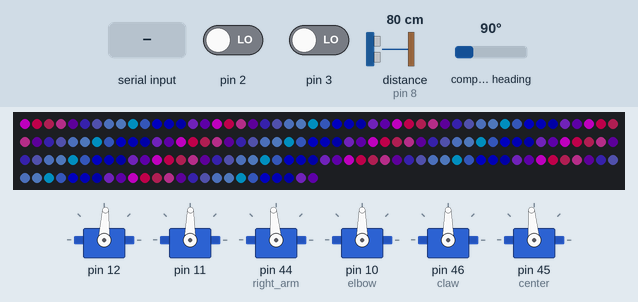
Recording of a sketch running on a simulated Arduino Mega 2560, built with avr-gcc and run on an emulated ATmega2560. On the bench: 175 RGB LEDs in strip order, left to right, continuing on the next row, 6 × servo. The inputs (shaded band) are chosen by the test bench; at power-on: compass heading 90°, pin 2 LOW, pin 3 LOW, distance to the obstacle (sensor on pin 8) 80 cm. Dim RGB values are drawn brighter than linear.

Above: at 0.8 s.
0.9 s: "q" received over the second serial link
At 1.6 s:
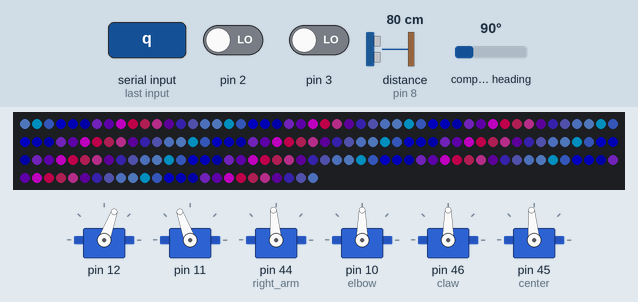
2.4 s: compass heading set to 266°
3.9 s: compass heading set to 274°
At 4.1 s:
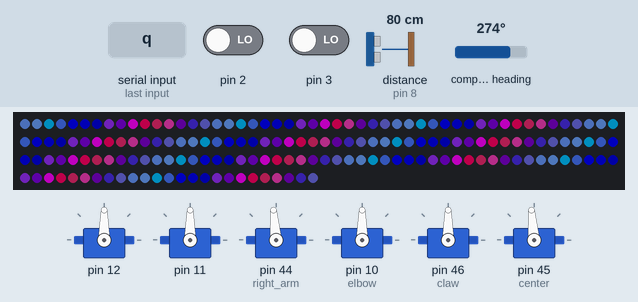
5.4 s: "e" received over the second serial link
At 6.6 s:
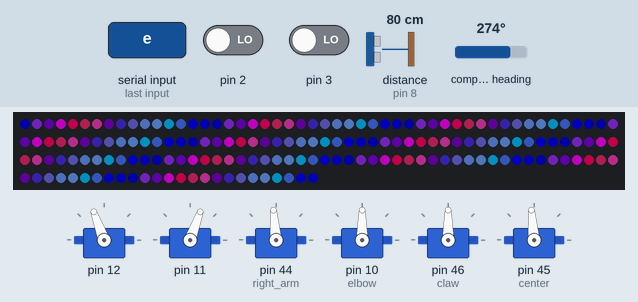
6.9 s: compass heading set to 98°
8.4 s: compass heading set to 91°
At 8.6 s:
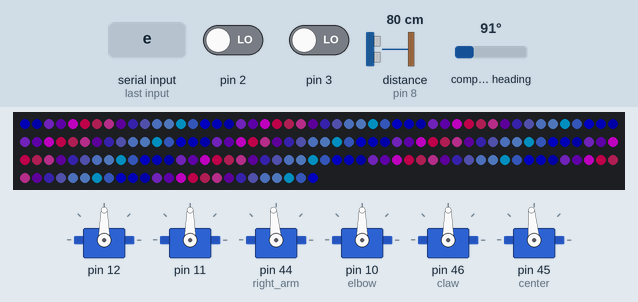
Timing chart, 0 to 10.9 s (numbered marks = the images above; inputs shaded):
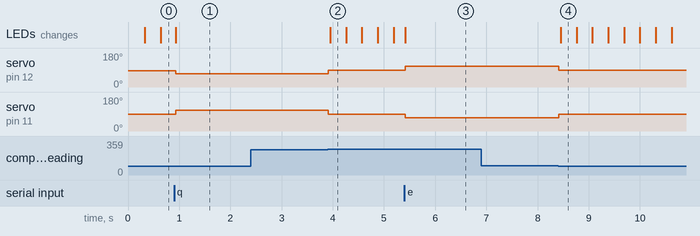

The sketch:

alice-demo.ino
```cpp
#include <Servo.h>
#include <Wire.h>
#include <Adafruit_Sensor.h>
#include <Adafruit_HMC5883_U.h>
#include <Adafruit_NeoPixel.h>

#include <Messages.h>
#include <Wheels.h>
#include <Ping.h>
#include <AsyncServo.h>
#include <CompassSensor.h>
#include <Dress.h>

void setup()
{
    const int
        forward = 110,
        backward = 70,
        forward_l = 110,
        forward_r = 111,
        backward_l = 70,
        backward_r = 69,
        stop = 90,
        stop_l = 87,
        stop_r = 89,
        right_arm_up = 108,
        right_arm_down = 78,
        elbow_up = 150,
        elbow_down = 70,
        claw_open = 70,
        claw_close = 0,
        center_up = 70,
        center_down = 105;

    pinMode(12, OUTPUT);
    pinMode(11, OUTPUT);
    pinMode(44, OUTPUT);
    pinMode(10, OUTPUT);
    pinMode(46, OUTPUT);
    pinMode(45, OUTPUT);

    Servo right_arm;
    Servo elbow;
    Servo claw;
    Servo center;
    Ping height(8);
    // Ping distance(7);
    Dress dress(28);
    Compass compass(12345);

    Wheels::init(3, 5, 12, 2, 4, 11);
    right_arm.attach(44);
    elbow.attach(10);
    claw.attach(46);
    center.attach(45);
    Serial3.begin(9600);

    Wheels::write(stop_l, stop_r);
    right_arm.write(95);
    elbow.write(90);
    center.write(95);

    bool rainbow = false;
    while (1) {
        long h = height.cm();
        if (Serial3.available()) {
            switch (Serial3.read()) {
                case 'w':
                    Wheels::write(forward_l, forward_r);
                    break;
                case 's':
                    Wheels::write(backward_l, backward_r);
                    break;
                case 'a':
                    Wheels::write(backward, forward);
                    break;
                case 'd':
                    Wheels::write(forward, backward);
                    break;
                case ' ':
                    Wheels::write(stop_l, stop_r);
                    break;
                case 'q':
                    Wheels::write(backward, forward);
                    compass.record();
                    while (!compass.near(-90));
                    Wheels::write(stop);
                    break;
                case 'e':
                    Wheels::write(forward, backward);
                    compass.record();
                    while (!compass.near(90));
                    Wheels::write(stop);
                    break;
                case 'r':
                    right_arm.write(right_arm_up);
                    break;
                case 'f':
                    right_arm.write(93);
                    break;
                case 'v':
                    right_arm.write(right_arm_down);
                    break;
                case 't':
                    elbow.write(elbow_up);
                    delay(700);
                    elbow.write(100);
                    break;
                case 'g':
                    elbow.write(90);
                    break;
                case 'b':
                    elbow.write(70);
                    delay(700);
                    elbow.write(90);
                    break;
                case 'y':
                    center.write(h < 55 ? center_up : 95);
                    break;
                case 'h':
                    center.write(95);
                    break;
                case 'n':
                    center.write(h > 30 ? center_down : 95);
                    break;
                case 'o':
                    claw.write(claw_open);
                    break;
                case 'p':
                    claw.write(claw_close);
                    break;
                case 'i':
                    rainbow = false;
                    break;
                case 'k':
                    rainbow = true;
                    break;
            }
        }
        Serial3.print(h);
        Serial3.print(" ");
        Serial3.print(Wheels::left_motor.read());
        Serial3.print(" ");
        Serial3.print(Wheels::left_encoder_raw);
        Serial3.print(" ");
        Serial3.print(Wheels::right_motor.read());
        Serial3.print(" ");
        Serial3.print(Wheels::right_encoder_raw);
        Serial3.print(" ");
        Serial3.print(right_arm.read());
        Serial3.print(" ");
        Serial3.print(elbow.read());
        Serial3.print(" ");
        Serial3.print(claw.read());
        Serial3.print(" ");
        Serial3.print(center.read());
        Serial3.println();
        // Serial3.print("Ping distance (cm): ");
        // Serial3.println(distance.cm());
        if (rainbow) {
            dress.rainbow();
        } else {
            dress.blue();
        }
        delay(15);
    }
}

void loop() {}
```

Measured:
- the behaviour switches between 269 and 270° on compass heading (found by bisection; images 1 and 2)
- the behaviour switches between 95 and 94° on compass heading (found by bisection; images 3 and 4)
- after the input at 0.9 s, servo on pin 12: 87° → 70° at once; servo on pin 11: 89° → 110° at once
- after the input at 2.4 s, every drawn part: stays the same
- after the input at 3.9 s, servo on pin 12: 70° → 90° at once; servo on pin 11: 110° → 90° at once; the LEDs: change after 0.05 s (image 2)
- after the input at 5.4 s, servo on pin 12: 90° → 110° at once; servo on pin 11: 90° → 70° at once
- after the input at 6.9 s, every drawn part: stays the same
- after the input at 8.4 s, servo on pin 12: 110° → 90° at once; servo on pin 11: 70° → 90° at once; the LEDs: change after 0.05 s (image 4)
